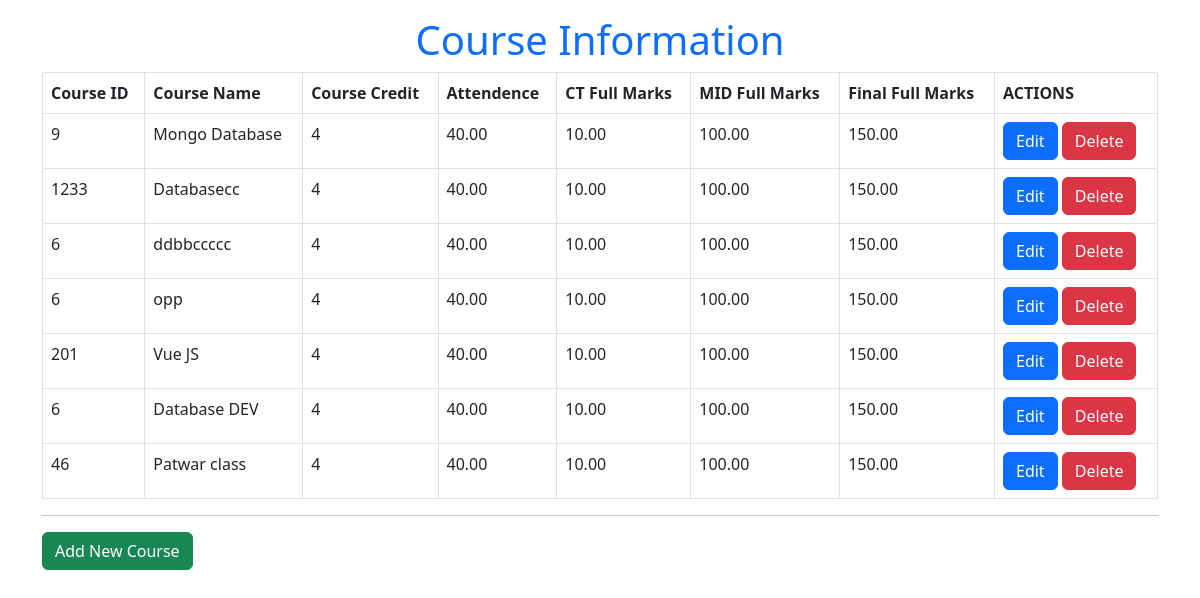
The page /courseapp/ on the database its author committed.
### courseapp/models.py (models this page shows, shortened)
class Course(models.Model):
    crs_id = models.PositiveSmallIntegerField(verbose_name="Course ID")
    crs_name = models.CharField(verbose_name="Course Name", max_length=20, blank=True, null=True)
    crs_credit = models.PositiveSmallIntegerField(verbose_name="Course Credit", default=4)
    crs_at_marks = models.DecimalField(verbose_name="Attendence Full Marks", max_digits=5, decimal_places=2, default=10)
    crs_ct_marks = models.DecimalField(verbose_name="CT Full Marks", max_digits=5, decimal_places=2, default=40)
    crs_mid_marks = models.DecimalField(verbose_name="MID Full Marks", max_digits=5, decimal_places=2, default=100)
    crs_final_marks = models.DecimalField(verbose_name="Final Full Marks", max_digits=5, decimal_places=2, default=150)

### courseapp/views.py (the view)
# urls.py: path("", views.home, name='courseapp'),
def home(request):
    all_courses = models.Course.objects.all()
    return render(request, "courseapp/index.html", {"courses": all_courses})

### templates/courseapp/index.html (shortened to what this page needs)
{% load static %}
<!DOCTYPE html>
<html lang="en">
<head>
    <link rel="stylesheet" href="{% static 'studentapp/css/style.css' %}">
    <link rel="stylesheet" href="{% static 'bootstrap.min.css' %}">
</head>
<body>
    <div class="container">
        <h1 class="text-primary text-center mt-3">Course Information</h1>
        <table class="table table-bordered table-hover">
            <thead>
                <tr>
                    <th>Course ID</th>
                    <th>Course Name</th>
                    <th>Course Credit</th>
                    <th>Attendence</th>
                    <th>CT Full Marks</th>
                    <th>MID Full Marks</th>
                    <th>Final Full Marks</th>
                    <th>ACTIONS</th>
                </tr>
            </thead>
            <tbody>
                {% for x in courses %}
                <tr>
                    <td>{{ x.crs_id }}</td>
                    <td>{{ x.crs_name }}</td>
                    <td>{{ x.crs_credit }}</td>
                    <td>{{ x.crs_ct_marks }}</td>
                    <td>{{ x.crs_at_marks }}</td>
                    <td>{{ x.crs_mid_marks }}</td>
                    <td>{{ x.crs_final_marks }}</td>
                    <td>
                        <a href="{% url 'editC' x.id %}" class="btn btn-primary">Edit</a>
                        <a href="{% url 'dltC' x.id %}" class="btn btn-danger">Delete</a>
                    </td>
                </tr>
                {% endfor %}
            </tbody>
        </table>
        <hr>
        <a href="{% url 'addnewC' %}" class="btn btn-success">Add New Course</a>
    </div>
</body>
</html>

### rows shown on the page
Course: crs_id "9", crs_name "Mongo Database", crs_credit "4", crs_ct_marks "40.00", crs_at_marks "10.00", crs_mid_marks "100.00", crs_final_marks "150.00"
Course: crs_id "1233", crs_name "Databasecc", crs_credit "4", crs_ct_marks "40.00", crs_at_marks "10.00", crs_mid_marks "100.00", crs_final_marks "150.00"
Course: crs_id "6", crs_name "ddbbccccc", crs_credit "4", crs_ct_marks "40.00", crs_at_marks "10.00", crs_mid_marks "100.00", crs_final_marks "150.00"
Course: crs_id "6", crs_name "opp", crs_credit "4", crs_ct_marks "40.00", crs_at_marks "10.00", crs_mid_marks "100.00", crs_final_marks "150.00"
Course: crs_id "201", crs_name "Vue JS", crs_credit "4", crs_ct_marks "40.00", crs_at_marks "10.00", crs_mid_marks "100.00", crs_final_marks "150.00"
Course: crs_id "6", crs_name "Database DEV", crs_credit "4", crs_ct_marks "40.00", crs_at_marks "10.00", crs_mid_marks "100.00", crs_final_marks "150.00"
Course: crs_id "46", crs_name "Patwar class", crs_credit "4", crs_ct_marks "40.00", crs_at_marks "10.00", crs_mid_marks "100.00", crs_final_marks "150.00"
